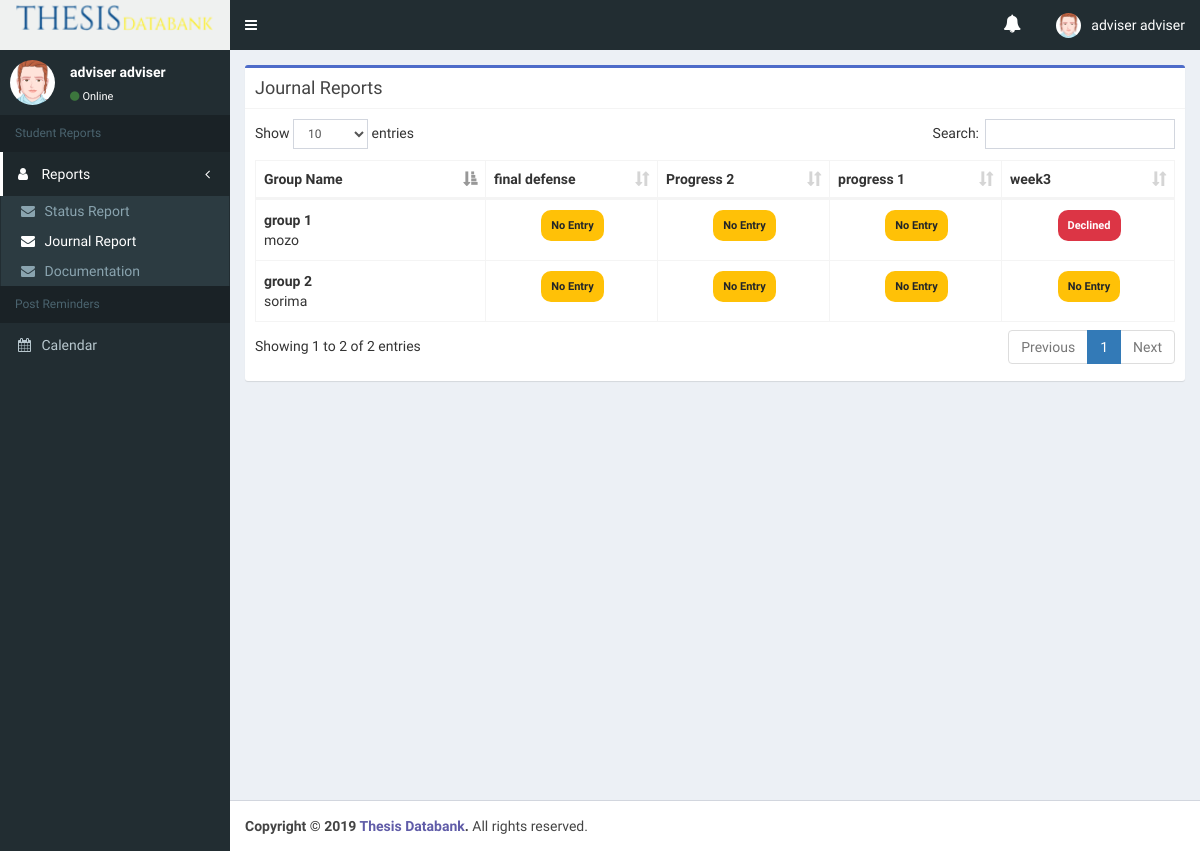
The page /coordinator/journalreport.php (signed in) on the database as committed earlier.
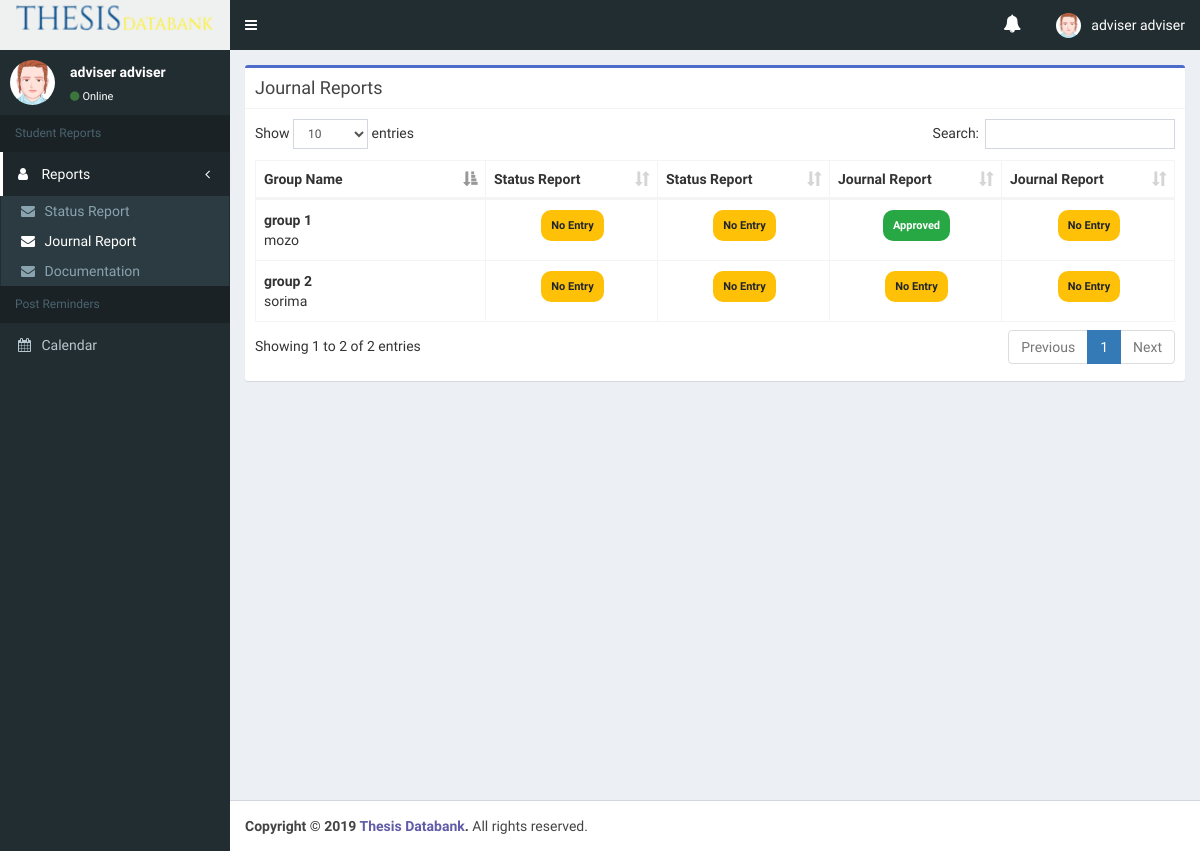
The same page on the database as committed later.
### tables this page shows
CREATE TABLE `events` (
  `id` int(11) NOT NULL,
  `title` varchar(255) NOT NULL,
  `sem` int(11) NOT NULL,
  `event_type` int(11) NOT NULL,
  `course` int(11) NOT NULL,
  `Description` varchar(255) NOT NULL,
  `start` datetime NOT NULL,
  `end` datetime NOT NULL,
  `user_id` int(11) NOT NULL
);

CREATE TABLE `groups` (
  `id` int(11) NOT NULL,
  `adviser` int(11) NOT NULL,
  `sem` int(11) NOT NULL,
  `program` tinyint(1) NOT NULL,
  `name` varchar(255) NOT NULL
);

CREATE TABLE `group_members` (
  `id` int(11) NOT NULL,
  `group_id` int(11) NOT NULL,
  `user_id` int(11) NOT NULL
);

CREATE TABLE `users` (
  `id` int(11) NOT NULL,
  `role` tinyint(1) NOT NULL,
  `program` tinyint(1) NOT NULL,
  `sem` int(11) NOT NULL COMMENT 'semester of user',
  `firstname` varchar(50) NOT NULL,
  `lastname` varchar(50) NOT NULL,
  `username` varchar(20) NOT NULL,
  `password` varchar(255) NOT NULL,
  `status` tinyint(1) NOT NULL,
  `date_created` datetime NOT NULL
);

CREATE TABLE `report` (
  `id` int(11) NOT NULL,
  `group_id` int(11) NOT NULL,
  `event_id` int(11) NOT NULL,
  `sem_id` int(11) NOT NULL,
  `report_type` int(11) NOT NULL,
  `report_filename` varchar(255) NOT NULL,
  `status` int(1) NOT NULL,
  `date_created` datetime NOT NULL
);

### coordinator/journalreport.php (the view, shortened to what this page needs)
<?php
	include("../config/connectdb.php");
    $sem = $_SESSION['sem'];
    $course = $_SESSION['branchid'];
?>
<!DOCTYPE html>
<html>
    <head>
        <link rel="stylesheet" href="../css/bootstrap/bootstrap.min.css">
        <link rel="stylesheet" href="../css/font-awesome/font-awesome.min.css">
        <link rel="stylesheet" href="../css/sweetalert/sweetalert.css">
        <link rel="stylesheet" href="../template/bower_components/datatables.net-bs/css/dataTables.bootstrap.min.css">
        <link rel="stylesheet" href="../template/dist/css/AdminLTE.min.css">
        <link rel="stylesheet" href="../template/dist/css/skins/skin-green.min.css">
        <link rel="stylesheet" href="css/main-admin.css">
        <link rel="stylesheet" href="css/validation.css">
    </head>
    <body class="hold-transition skin-green sidebar-mini fixed">
        <div class="wrapper">
            <?php
                include("../includes/navbar.php");
                include("../includes/sidebar.php");
            ?>
            <div class="content-wrapper">
                <section class="content">
                <div class="row">
                        <div class = "col-md-12">
                            <div class="box box-info border-blue">
                                 <div class="box-header with-border">
                                    <h4>Journal Reports</h4>
                                </div>
                                <div class="box-body">
                                    <table id="tblJreport" class="table table-bordered table-hover table-custom">
                                        <thead>
                                            <tr>
                                                <th width="20%">Group Name</th>
                                                <?php
                                                    $sqlEvents = "select * from events where sem = $sem AND event_type = 2 AND course = $course ORDER BY start ASC";
                                                    $res = mysqli_query($con, $sqlEvents);
                                                    while($row = mysqli_fetch_assoc($res)){
                                                        echo '<th width="15%">'.$row['Description'].'</th>';
                                                    }
                                                ?>
                                            </tr>
                                        </thead>
                                        <?php
                                            $branchid = $_SESSION['branchid'];
                                            $query ="SELECT g.id as group_id, g.name as group_name, g.adviser as adviser_id, g.program as branch_id, sr.report_filename, sr.date_created, sr.report_type, u.firstname, u.lastname from groups g left join report sr on g.id = sr.group_id left join users u on u.id = g.adviser where g.program = $branchid group by g.name";
                                            $result = mysqli_query($con, $query);
                                            while($row = mysqli_fetch_array($result))
                                            {
                                               echo '<tr>';
                                               echo    '<td> <b>'.$row["group_name"].'</b>';
                                                    $gmembers ="SELECT g.group_id, g.user_id, u.lastname FROM group_members g left join users u on g.user_id = u.id WHERE group_id = ".$row['group_id']."";
                                                    $gresult = mysqli_query($con, $gmembers);
                                                    while($grow = mysqli_fetch_array($gresult))
                                                    {
                                                        echo '<br>'. $grow['lastname'];
                                                    }
                                               echo    '</td>';
                                                  $events ="SELECT * FROM events WHERE sem = $sem AND course = $course AND event_type = 2 ORDER BY start ASC";
                                                    $eresult = mysqli_query($con, $events);
                                                    while($erow = mysqli_fetch_array($eresult))
                                                    {
                                                        echo '<td style="text-align:center">';
                                                        $reportCheck = "SELECT * FROM report WHERE group_id = ".$row['group_id']." AND event_id = ".$erow['id']." AND report_type = 2";
                                                        $rresult = mysqli_query($con, $reportCheck);
                                                        if(mysqli_num_rows($rresult) > 0) {
                                                            while($rrow = mysqli_fetch_array($rresult))
                                                            {
                                                                if($rrow['status'] == 1) {
                                                                    echo '<span class="badge badge-dark" style="padding:10px; font-size:11px!important;">Submitted</span>';
                                                                    echo '<br>';
                                                                    echo '<a width="10%" class="btn btn-success" href="php/update_status.php?id='.$rrow["id"].'&pageid=2&action=a">APPROVE</a>  <a class="btn btn-danger" href="php/update_status.php?id='.$rrow["id"].'&pageid=2&action=r">REJECT</a>';
                                                                }else if($rrow['status'] == 2) {
                                                                    echo '<span class="badge badge-success" style="padding:10px; font-size:11px!important;color:#fff;background-color: #dc3545"">Declined</span>';
                                                                }else if($rrow['status'] == 3) {
                                                                    echo '<span class="badge badge-success" style="padding:10px; font-size:11px!important;color:#fff;background-color: #28a745"">Approved</span>';
                                                                }else {
                                                                    echo '<span class="badge badge-danger" style="padding:10px; font-size:11px!important;color:#212529;background-color: #ffc107">No Entry</span>';
                                                                }
                                                            }
                                                        }else {
                                                            echo '<span class="badge badge-danger" style="padding:10px; font-size:11px!important;color:#212529;background-color: #ffc107">No Entry</span>';
                                                        }
                                                        echo '</td>';
                                                    }
                                               echo '</tr>';
                                            }
                                        ?>
                                    </table>
                                </div>
                                </div>
                            </div>
                        </div>
                    </div>
            </div>
            <?php include("../includes/footer.php");?>
    </body>
</html>

### includes/navbar.php (shortened to what this page needs)
<header class = "main-header">
    <a href="index.php" class="logo">
        <span class="logo-lg" style="margin-top: -10px;"><img src = "../Images/logo.png" style="width: 100%; height: 100%;" alt="#"></span>
    </a>
    <nav class="navbar navbar-static-top" role="navigation">
        <a href="#" class="sidebar-toggle" data-toggle="push-menu" role="button">
        </a>
        <div class="navbar-custom-menu">
            <ul class="nav navbar-nav">
                <li class="dropdown user user-menu">
                    <a href="#" class="dropdown-toggle alert-dropdown" data-toggle="dropdown">
                        <span class="fa fa-bell notif-icon">
                        </span>
                    </a>
                </li>
                <li class="dropdown user user-menu">
                    <a href="#" class="dropdown-toggle" data-toggle="dropdown">
                        <img src="../template/dist/img/avatar2.png" class="user-image" alt="User Image">
                        <span class="hidden-xs">
                            <?php echo $_SESSION['fname']; ?> <?php echo $_SESSION['lname']; ?>
                        </span>
                    </a>
                </li>
            </ul>
        </div>
    </nav>
</header>

### includes/sidebar.php (shortened to what this page needs)
<?php
	$currentPage = "http://$_SERVER[HTTP_HOST]$_SERVER[REQUEST_URI]";
	$fileName = pathinfo($currentPage, PATHINFO_FILENAME);
?>
<aside class="main-sidebar">
    <section class="sidebar">
        <div class="user-panel">
            <div class="pull-left image">
                <img src="../template/dist/img/avatar2.png" class="img-circle" alt="User Image">
            </div>
            <div class="pull-left info">
                <p>  <?php echo $_SESSION['fname'] ?> <?php echo $_SESSION['lname'] ?>  </p>
                <a href="#"><i class="fa fa-circle text-success"></i>Online</a>
            </div>
        </div>
        <ul class="sidebar-menu" data-widget="tree">
            <?php if ($_SESSION['utype'] == 4) {?>
                <li class="header"> Student Reports </li>
                <li class="<?php if($fileName =='statusreport' || $fileName =='journalreport' ){echo 'active';} ?> treeview ">
                    <a href="#">
                        <i class="fa fa-user"></i> <span>Reports</span>
                        <span class="pull-right-container"> <i class="fa fa-angle-left pull-right"></i> </span>
                    </a>
                    <ul class="treeview-menu">
                        <li class="<?php if($fileName =='statusreport'){echo 'active';} ?>"><a href="statusreport.php"><i class="fa fa-envelope"></i> <span>Status Report</span> </a></li>
                        <li class="<?php if($fileName =='journalreport'){echo 'active';} ?>"><a href="journalreport.php"><i class="fa fa-envelope"></i> <span>Journal Report</span> </a></li>
                        <li class="<?php if($fileName =='documentation'){echo 'active';} ?>"><a href="documentation.php"><i class="fa fa-envelope"></i> <span>Documentation</span></a></li>
                    </ul>
                </li>
            <li class="header">Post Reminders</li>
                <li class="<?php if($fileName =='coordinator-calendar'){echo 'active';} ?>"> <a href="adviser-calendar.php"> <i class="fa fa-calendar"></i> <span>Calendar</span> </a></li>
            <?php } ?>
        </ul>
    </section>
</aside>

### includes/footer.php
<footer class="main-footer">
    <strong>Copyright &copy; 2019 <a href="#">Thesis Databank</a>.</strong> All rights reserved.
</footer>

### coordinator/css/main-admin.css (style rules this page uses)
h1, h2, h3, h4, h5, h6 { padding:0; margin:0; letter-spacing: 0; }
.border-blue { border-top: 3px solid #4E6CC9 !important; }
.logo-lg >img { height: 100%; width:50%; }
@media (min-width: 768px) { .logo-lg >img { height: 100%; width:90%;; } }
.content .box-body .table-custom { width:100%; }
.content .box-body .table-custom td { padding: 0; padding-top:10px; padding-bottom: 10px; padding-left: 8px; }
.content .box-body .table-custom td span { margin-right:6px; font-size: 10px; }
.main-footer a { color: #605ca8; }

### includes/navbar.php (style rules this page uses)
.notif-icon { font-size: 18px; }

Rows that differ between the two databases and show on the page:
no longer on this page (row edited): events: Description "final defense", shows "No Entry"
changed events (number 1 of 4 on the later page): Description "Progress 2" → "Status Report"
changed events (number 2 of 4 on the later page): Description "progress 1" → "Status Report"
changed events (number 3 of 4 on the later page): Description "week3" → "Journal Report"
added events: Description "Journal Report", shows "No Entry"
changed report: status "Declined" → "Approved"
